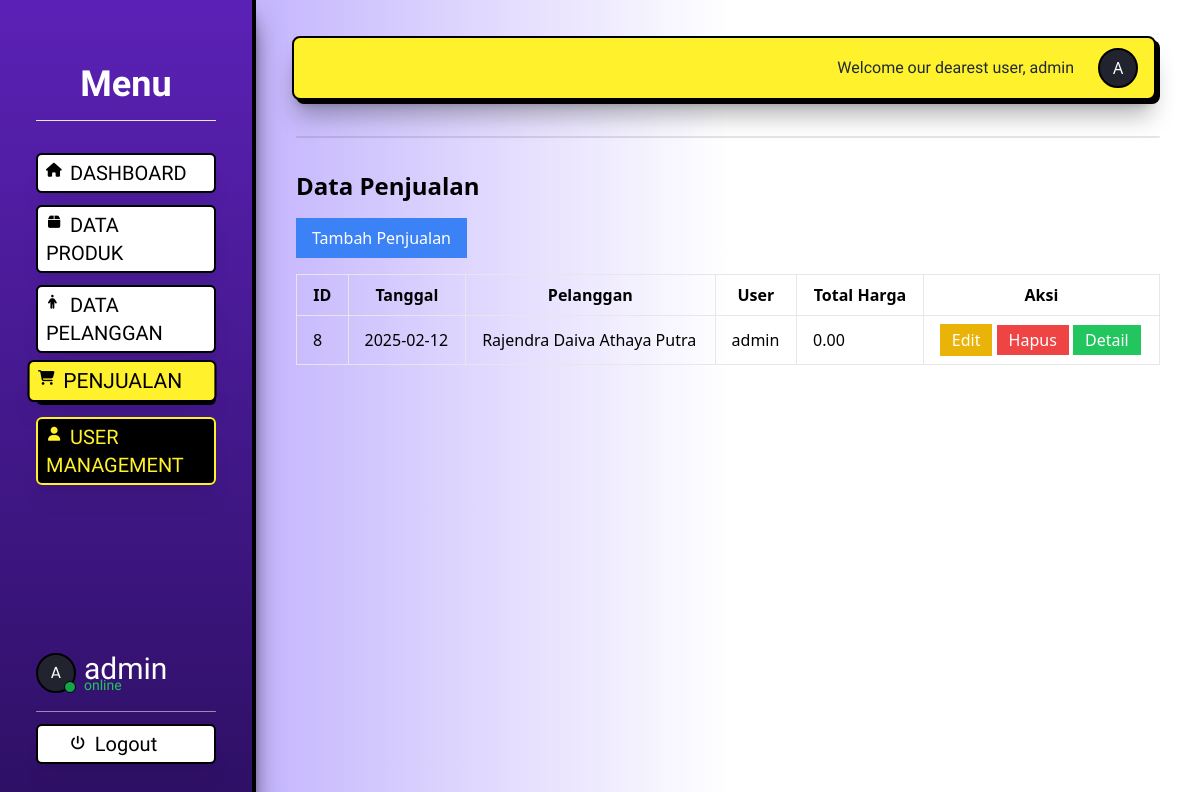
The app's page /penjualan.php (signed in), older data.
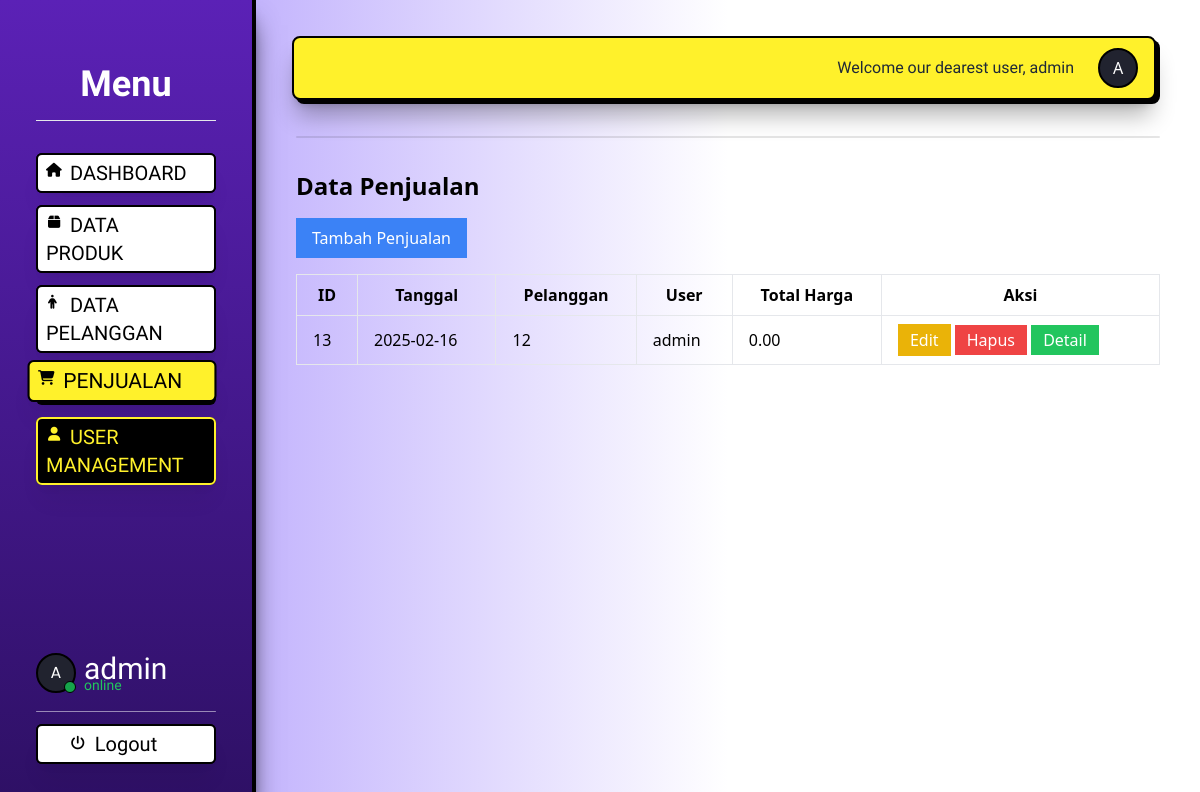
The same page, newer data.
### tables this page shows
CREATE TABLE `penjualan` (
  `PenjualanID` int(11) NOT NULL,
  `UserID` int(11) NOT NULL,
  `TanggalPenjualan` date NOT NULL,
  `TotalHarga` decimal(10,2) NOT NULL,
  `PelangganID` int(11) NOT NULL
);

CREATE TABLE `pelanggan` (
  `PelangganID` int(11) NOT NULL,
  `NamaPelanggan` varchar(255) NOT NULL,
  `Alamat` text NOT NULL,
  `NomorTelepon` varchar(15) NOT NULL
);

CREATE TABLE `user` (
  `userID` int(11) NOT NULL,
  `username` varchar(255) NOT NULL,
  `password` varchar(15) NOT NULL,
  `role` enum('admin','staff') NOT NULL
);

### penjualan.php (the view, shortened to what this page needs)
<?php
include 'koneksi.php';
$query = "SELECT p.*, pl.NamaPelanggan, u.username FROM penjualan p
          JOIN pelanggan pl ON p.PelangganID = pl.PelangganID
          JOIN user u ON p.UserID = u.UserID";
$result = mysqli_query($conn, $query);
function generateUserColor($username) {
    $hash = md5($username);
    $color = substr($hash, 0, 6);
    return "#" . $color;
}
if (isset($_SESSION['username'])) {
    $userColor = generateUserColor($_SESSION['username']);
}$role = isset($_SESSION['role']) ? $_SESSION['role'] : '';
?>
<!DOCTYPE html>
<html lang="id">
<head>
    <link rel="stylesheet" href="css/style.css">
    <script src="https://cdn.tailwindcss.com"></script>
    <link rel="stylesheet" href="https://cdnjs.cloudflare.com/ajax/libs/font-awesome/6.7.2/css/all.min.css" />
</head>
<body class="">
<div class="flex h-screen">
        <div class="w-64 z-20 shadow-xl shadow-black/70 bg-white bg-gradient-to-b from-violet-800 to-violet-950 text-white p-9 flex flex-col    border-r-4 border-black relative">
            <div class="p-4 text-4xl font-semibold text-white border-b font-teko text-center mt-[12px]">Menu</div>
            <div class="mt-8 font-teko text-xl uppercase">
                <div class="relative">
                    <div onclick="location.href='index.php'"
                        class="relative z-20 cursor-pointer mb-3 text-md w-full bg-white hover:bg-[#FFF12B] rounded-md p-1 px-2 hover:scale-105 duration-300 shadow-xl shadow-black/5 hover:-translate-x-1 hover:-translate-y-1 border-2 border-black">
                        <i class="fa-solid fa-house text-black text-sm absolute mt-[1px]"></i>
                        <a class="text-black px-6">Dashboard</a>
                    </div>
                </div>
                <div class="relative">
                    <div onclick="location.href='produk.php'"
                        class="relative z-20 cursor-pointer mb-3 text-md w-full bg-white hover:bg-[#FFF12B] rounded-md p-1 px-2 hover:scale-105 duration-300 shadow-xl shadow-black/5 hover:-translate-x-1 hover:-translate-y-1 border-2 border-black">
                        <i class="fa-solid fa-box text-black text-sm absolute mt-[1px] ms-[2px]"></i>
                        <a  class="text-black px-6">Data Produk</a>
                    </div>
                </div>
                <div class="relative">
                    <div onclick="location.href='pelanggan.php'"
                        class="relative z-20 cursor-pointer mb-3 text-md w-full bg-white hover:bg-[#FFF12B] rounded-md p-1 px-2 hover:scale-105 duration-300 shadow-xl shadow-black/5 hover:-translate-x-1 hover:-translate-y-1 border-2 border-black">
                        <i class="fa-solid fa-person text-black text-sm absolute mt-[1px] ms-[2px]"></i>
                        <a  class="text-black px-6">Data Pelanggan</a>
                    </div>
                </div>
                <div class="relative">
                    <div onclick="location.href='penjualan.php'"
                        class="relative z-20 cursor-pointer mb-3 text-md w-full bg-[#FFF12B] rounded-md p-1 px-2 scale-105 duration-300 shadow-xl shadow-black/5 -translate-x-1 -translate-y-1 border-2 border-black">
                        <i class="fa-solid fa-cart-shopping text-black text-sm absolute mt-[1px] ms-[0px]"></i>
                        <a  class="text-black px-6">Penjualan</a>
                    </div>
                </div>
                <?php if ($role === 'admin') : ?>
                <div class="relative">
                    <div onclick="location.href='user.php'"
                        class="group relative z-20 cursor-pointer mb-3 text-md w-full bg-black hover:bg-[#FFF12B] rounded-md p-1 px-2 hover:scale-105 duration-300 shadow-xl shadow-black/5 hover:-translate-x-1 hover:-translate-y-1 border-2 border-[#FFF12B] hover:border-black">
                        <i class="fa-solid fa-user text-[#FFF12B] group-hover:text-black duration-300 group-hover:text-black text-sm absolute mt-[1px] ms-[2px]"></i>
                        <a  class="text-[#FFF12B] duration-300 group-hover:text-black ps-6">User Management</a>
                    </div>
                </div>
                <?php endif; ?>
            </div>
                <div class="h-screen flex">
                    <div class="mt-auto flex flex-col gap-3 w-full">
                        <div>
                            <div class="flex items-center ms-auto gap-2 mb-4">
                                <div class="relative">
                                <div class="absolute bg-green-600 rounded-full h-3 w-3 bottom-0 right-0 border border-black"></div>
                                    <div class="w-10 h-10 text-white rounded-full flex items-center justify-center font-poppins border-2 border-black"
                                    style="background-color: <?php echo $userColor; ?>;">
                                    <?php
                                        $initial = strtoupper(substr($_SESSION['username'], 0, 1));
                                        echo $initial;
                                    ?>
                                    </div>
                                </div>
                                <div class="flex flex-col">
                                    <?php if (isset($_SESSION['username'])): ?>
                                    <span class="text-3xl font-teko text-white">
                                        <?php echo $_SESSION['username']; ?></span>
                                        <span class="font-teko text-green-500 -mt-3 text-sm">online</span>
                                </div>
                                <?php else: ?>
                                <span class="text-2xl font-teko text-white">Welcome, guest!</span>
                                <?php endif; ?>
                            </div>
                            <div class="h-[1px] w-full bg-white/50 ms-auto rounded-full"></div>
                        </div>
                        <div class="relative">
                            <div onclick="location.href='./login/logout.php'"
                                class="relative z-20 cursor-pointer text-md w-full bg-white hover:bg-[#FFF12B] rounded-md p-1 px-2 hover:scale-105 duration-300 shadow-xl shadow-black/5 hover:-translate-x-1 hover:-translate-y-1 border-2 border-black flex justify-center">
                                <div class="flex justify-between">
                                    <i class="fa-solid fa-power-off text-black text-sm absolute mt-[2.5px] ms-[0px]"></i>
                                    <a  class="text-black px-6 font-teko text-xl">Logout</a>
                                </div>
                            </div>
                        </div>
                    </div>
                </div>
        </div>
    <div class="flex-1 p-10 bg-gradient-to-r from-violet-300 via-white to-white">
    <?php include('./header/header.php'); ?>
    <div class="h-[2px] rounded-full w-full bg-black/10 mt-8"></div>
    <h2 class="text-2xl font-bold mb-4 mt-8">Data Penjualan</h2>
    <button class="bg-blue-500 text-white px-4 py-2 mb-4" onclick="toggleModal('modalTambah')">Tambah Penjualan</button>
    <table class="w-full border-collapse border border-gray-300">
        <thead>
            <tr>
                <th class="border px-4 py-2">ID</th>
                <th class="border px-4 py-2">Tanggal</th>
                <th class="border px-4 py-2">Pelanggan</th>
                <th class="border px-4 py-2">User </th>
                <th class="border px-4 py-2">Total Harga</th>
                <th class="border px-4 py-2">Aksi</th>
            </tr>
        </thead>
        <tbody>
            <?php while ($row = mysqli_fetch_assoc($result)) : ?>
                <tr>
                    <td class="border px-4 py-2"><?php echo $row['PenjualanID']; ?></td>
                    <td class="border px-4 py-2"><?php echo $row['TanggalPenjualan']; ?></td>
                    <td class="border px-4 py-2"><?php echo $row['NamaPelanggan']; ?></td>
                    <td class="border px-4 py-2"><?php echo $row['username']; ?></td>
                    <td class="border px-4 py-2"><?php echo number_format($row['TotalHarga'], 2); ?></td>
                    <td class="border px-4 py-2">
                        <button class="bg-yellow-500 text-white px-3 py-1" onclick="editData(<?php echo $row['PenjualanID']; ?>, <?php echo $row['PelangganID']; ?>)">Edit</button>
                        <a href="?hapus=<?php echo $row['PenjualanID']; ?>" class="bg-red-500 text-white px-3 py-1">Hapus</a>
                        <a href="detailpenjualan.php?id=<?php echo $row['PenjualanID']; ?>" class="bg-green-500 text-white px-3 py-1">Detail</a>
                    </td>
                </tr>
            <?php endwhile; ?>
        </tbody>
    </table>
    </div>
</div>
</body>
</html>

### header/header.php (shortened to what this page needs)
<div class="relative">
    <div
        class="rounded-lg bg-[#FFF12B] border-2 border-black shadow-2xl shadow-black/10 w-full h-16 flex justify-between items-center p-4 relative z-20 -translate-x-1 -translate-y-1 shadow-xl shadow-black/30">
        <div class="flex items-center ms-auto">
            <?php if (isset($_SESSION['username'])): ?>
            <span class="text-md font-normal text-gray-800 font-oswald">Welcome our dearest user,
                <?php echo $_SESSION['username']; ?></span>
            <div class="w-10 h-10 text-white rounded-full flex items-center justify-center ml-6 border-black border-2"
                style="background-color: <?php echo $userColor; ?>;">
                <?php
                    $initial = strtoupper(substr($_SESSION['username'], 0, 1));
                    echo $initial;
                ?>
            </div>
            <?php else: ?>
            <span class="text-md font-light text-gray-800">Welcome, guest!</span>
            <?php endif; ?>
        </div>
    </div>
</div>

### css/style.css (style rules this page uses)
.font-poppins { font-family: 'Poppins' !important; }
.font-oswald { font-family: 'Oswald' !important; }
.font-teko { font-family: 'Teko' !important; }

Row changes from the older to the newer data that the page shows:
removed penjualan: PenjualanID "8", TanggalPenjualan "2025-02-12", PelangganID.NamaPelanggan "Rajendra Daiva Athaya Putra", UserID.username "admin", TotalHarga "0.00"
added penjualan: PenjualanID "13", TanggalPenjualan "2025-02-16", PelangganID.NamaPelanggan "12", UserID.username "admin", TotalHarga "0.00"
